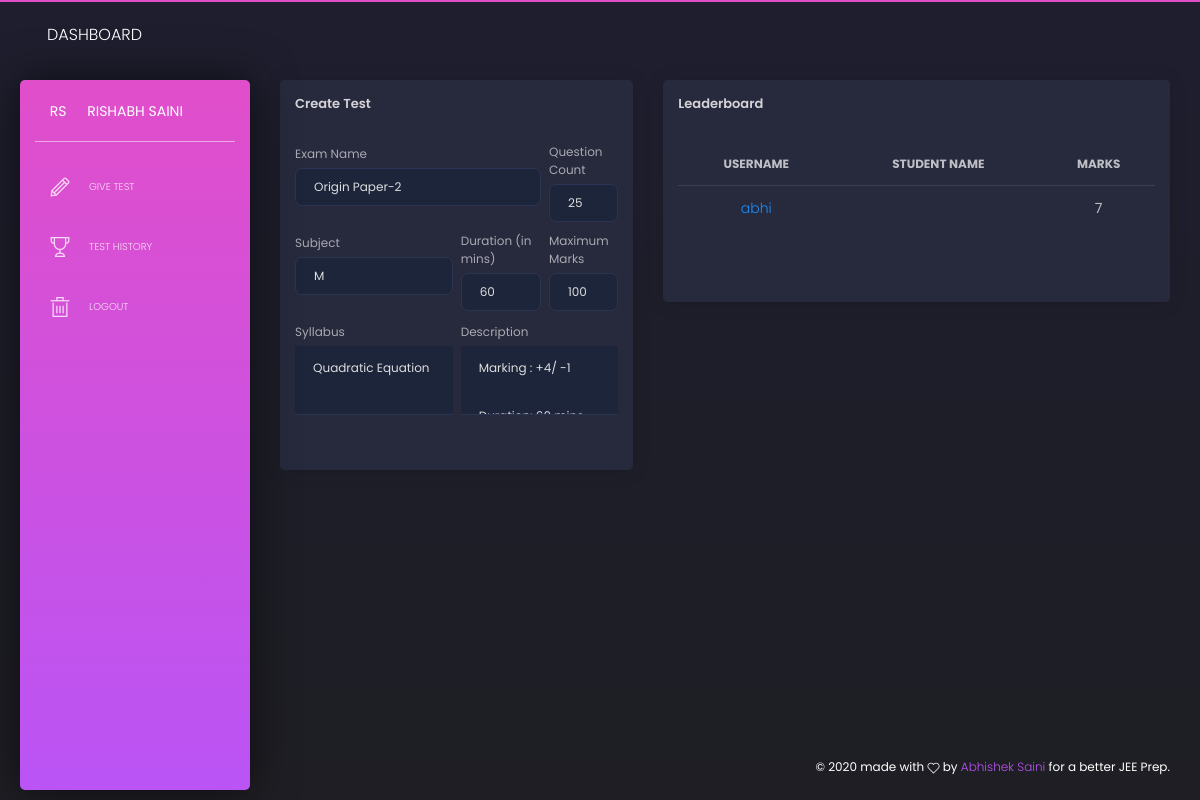
The app's page /test-profile/14 (signed in), older data.
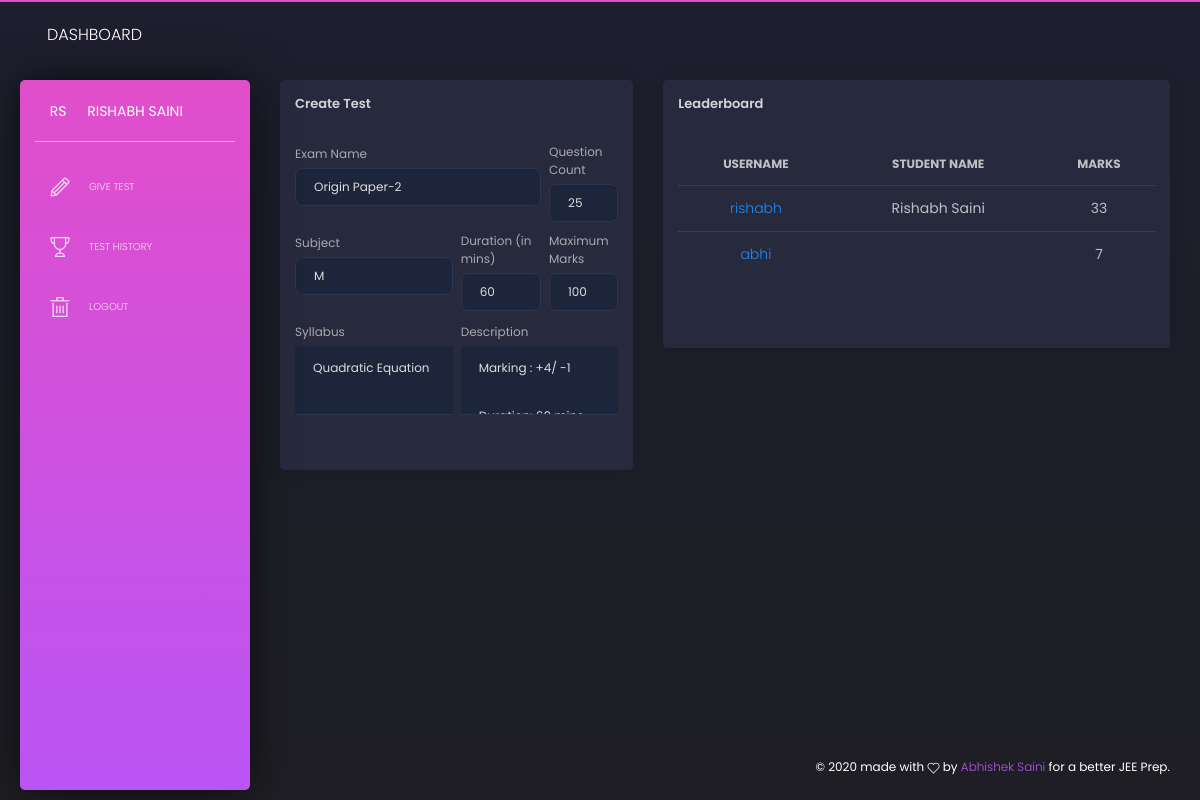
The same page, newer data.
### app/models.py (models this page shows)
class Attempt(models.Model):
    user = models.ForeignKey(User, on_delete=models.CASCADE)
    paper = models.ForeignKey(Paper, on_delete=models.CASCADE)
    response = models.CharField(max_length = 2000, default = "")
    q_result = models.CharField(max_length = 200, default = "")
    marks = models.IntegerField(null = True)
    created_at = models.DateTimeField(default=now)

class Profile(models.Model):
    user = models.OneToOneField(User, on_delete=models.CASCADE)
    U_CHOICES = (
        ("S", _("Student")),
        ("T", _("Teacher"))
    )
    u_type = models.CharField(choices = U_CHOICES, default = "S", max_length=1)
    @property
    def full_name(self):
        return "%s %s" % (self.user.first_name, self.user.last_name)
    @property
    def initial(self):
        try:
            return "%s%s" % (self.user.first_name[0], self.user.last_name[0])
        except:
            return "AB"

### app/views.py (the view)
# urls.py: path('test-profile/<test_id>', views.test_profile),
@login_required(login_url = '/login')
def test_profile(request, test_id):
    params = {}
    qpaper = Paper.objects.get(id = test_id)
    params["nav_active"] = "nav_mycreated"
    params["qpaper"] = qpaper
    params["attempts"] = Attempt.objects.filter(paper = qpaper).order_by('-marks')
    return render(request, 'tests/test_profile.html', params)

### template/tests/test_profile.html (shortened to what this page needs)
{% extends 'base_dashboard.html' %} {% load static %} {% block title %} Test Profile{% endblock %} {% block content %}
<div class="content" id="main-content">
	<div class="row">
		<div class="col-md-5">
			<div class="card">
				<div class="card-header">
					<h5 class="title">Create Test</h5>
				</div>
				<div class="card-body">
					<div class="row">
						<div class="col-md-9 pr-md-1">
							<div class="form-group">
								<label>Exam Name</label>
								<input disabled  class="form-control " style="color:#ddd;" value="{{qpaper.name}}">
							</div>
						</div>
						<div class="col-md-3 pl-md-1">
							<div class="form-group">
								<label>Question Count</label>
								<input disabled  class="form-control " style="color:#ddd;" value="{{qpaper.q_count}}">
							</div>
						</div>
					</div>
					<div class="row">
						<div class="col-md-6 pr-md-1">
							<div class="form-group">
								<label>Subject</label>
								<input disabled  class="form-control " style="color:#ddd;" value="{{qpaper.subject}}">
							</div>
						</div>
						<div class="col-md-3 px-md-1">
							<div class="form-group">
								<label>Duration (in mins)</label>
								<input disabled  class="form-control " style="color:#ddd;" value="{{qpaper.duration}}">
							</div>
						</div>
						<div class="col-md-3 pl-md-1">
							<div class="form-group">
								<label>Maximum Marks</label>
								<input disabled  class="form-control " style="color:#ddd;" value="{{qpaper.max_marks}}">
							</div>
						</div>
					</div>
					<div class="row">
						<div class="col-md-6 pr-md-1">
							<div class="form-group">
								<label>Syllabus</label>
								<textarea disabled  class="form-control" style="color:#ddd;" >{{qpaper.syllabus}}</textarea>
							</div>
						</div>
						<div class="col-md-6 pl-md-1">
							<div class="form-group">
								<label>Description</label>
								<textarea disabled  class="form-control " style="color:#ddd;">{{qpaper.description}}</textarea>
							</div>
						</div>
					</div>
				</div>
				<div class="card-footer">
				</div>
			</div>
		</div>
		<div class="col-md-7">
			<div class="card">
				<div class="card-header">
					<h5 class="title">Leaderboard</h5>
				</div>
				<div class="card-body">
					{% if attempts %}
					<div class="table-responsive">
	                    <table class="table tablesorter " >
							<thead class=" text-primary">
							<tr>
							  	<th class="text-center">
							    	Username
							  	</th>
							  	<th class="text-center">
							    	Student Name
							  	</th>
							  	<th class="text-center">
							    	 Marks
							  	</th>
							</tr>
							</thead>
		                    <tbody >
								{% for x in attempts %}
								<tr>
									<td class="text-center">
										<a href="/analyze-test/{{x.id}}" class="text-info">
										{{ x.user.username }}
										</a>
								  	</td>
								  	<td class="text-center">
										{{ x.user.profile.full_name }}
								  	</td>
								  	<td class="text-center">
								    	{{ x.marks }}
								  	</td>
								</tr>
								{% endfor %}
							</tbody>
						</table>
					</div>
					{% else %}
					<h4> No records </h4>
					{% endif %}
				</div>
				<div class="card-footer">
				</div>
			</div>
		</div>
	</div>
</div>
{% endblock %}

Row changes from the older to the newer data that the page shows:
added Attempt: user.username "rishabh", user.profile.full_name "Rishabh Saini", marks "33"
